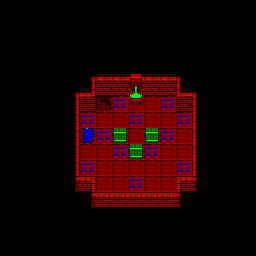

This is a level from a 2D game, rendered from its Tiled map with the project's own tilesets. A one-line summary and the complete map file follow:
An orthogonal 16x16 tile map with 16x16 px tiles, 2 tile layers (BG, Entities), 3 tilesets.

<map version="1.4" tiledversion="1.4.3" orientation="orthogonal" renderorder="right-down" width="16" height="16" tilewidth="16" tileheight="16" infinite="0" nextlayerid="3" nextobjectid="1">
 <tileset firstgid="1" name="tileset_final" tilewidth="16" tileheight="16" tilecount="70" columns="7">
  <image source="../Sprites/3_tile_spritesheet.png" width="112" height="160" />
 </tileset>
 <tileset firstgid="71" name="entity_sprites_final" tilewidth="16" tileheight="16" tilecount="48" columns="12">
  <image source="../Sprites/4_entity_spritesheet.png" width="192" height="64" />
 </tileset>
 <tileset firstgid="119" name="player_sprite_sheet" tilewidth="16" tileheight="16" tilecount="225" columns="75">
  <image source="../Sprites/5_player_spritesheet.png" width="1200" height="48" />
 </tileset>
 <layer id="1" name="BG" width="16" height="16">
  <data>
   <tile />
   <tile />
   <tile />
   <tile />
   <tile />
   <tile />
   <tile />
   <tile />
   <tile />
   <tile />
   <tile />
   <tile />
   <tile />
   <tile />
   <tile />
   <tile />
   <tile />
   <tile />
   <tile />
   <tile />
   <tile />
   <tile />
   <tile />
   <tile />
   <tile />
   <tile />
   <tile />
   <tile />
   <tile />
   <tile />
   <tile />
   <tile />
   <tile />
   <tile />
   <tile />
   <tile />
   <tile />
   <tile />
   <tile />
   <tile />
   <tile />
   <tile />
   <tile />
   <tile />
   <tile />
   <tile />
   <tile />
   <tile />
   <tile />
   <tile />
   <tile />
   <tile />
   <tile />
   <tile />
   <tile />
   <tile />
   <tile />
   <tile />
   <tile />
   <tile />
   <tile />
   <tile />
   <tile />
   <tile />
   <tile />
   <tile />
   <tile />
   <tile />
   <tile />
   <tile gid="22" />
   <tile gid="9" />
   <tile gid="9" />
   <tile gid="3" />
   <tile gid="9" />
   <tile gid="9" />
   <tile gid="23" />
   <tile />
   <tile />
   <tile />
   <tile />
   <tile />
   <tile />
   <tile />
   <tile />
   <tile gid="22" />
   <tile gid="39" />
   <tile gid="29" />
   <tile gid="29" />
   <tile gid="26" />
   <tile gid="29" />
   <tile gid="29" />
   <tile gid="38" />
   <tile gid="23" />
   <tile />
   <tile />
   <tile />
   <tile />
   <tile />
   <tile />
   <tile />
   <tile gid="33" />
   <tile gid="25" />
   <tile gid="65" />
   <tile gid="69" />
   <tile gid="45" />
   <tile gid="47" />
   <tile gid="69" />
   <tile gid="24" />
   <tile gid="34" />
   <tile />
   <tile />
   <tile />
   <tile />
   <tile />
   <tile />
   <tile />
   <tile gid="33" />
   <tile gid="69" />
   <tile gid="47" />
   <tile gid="47" />
   <tile gid="69" />
   <tile gid="47" />
   <tile gid="47" />
   <tile gid="69" />
   <tile gid="34" />
   <tile />
   <tile />
   <tile />
   <tile />
   <tile />
   <tile />
   <tile />
   <tile gid="33" />
   <tile gid="47" />
   <tile gid="69" />
   <tile gid="47" />
   <tile gid="47" />
   <tile gid="47" />
   <tile gid="69" />
   <tile gid="47" />
   <tile gid="34" />
   <tile />
   <tile />
   <tile />
   <tile />
   <tile />
   <tile />
   <tile />
   <tile gid="33" />
   <tile gid="47" />
   <tile gid="47" />
   <tile gid="69" />
   <tile gid="47" />
   <tile gid="69" />
   <tile gid="47" />
   <tile gid="47" />
   <tile gid="34" />
   <tile />
   <tile />
   <tile />
   <tile />
   <tile />
   <tile />
   <tile />
   <tile gid="33" />
   <tile gid="69" />
   <tile gid="47" />
   <tile gid="47" />
   <tile gid="47" />
   <tile gid="47" />
   <tile gid="47" />
   <tile gid="69" />
   <tile gid="34" />
   <tile />
   <tile />
   <tile />
   <tile />
   <tile />
   <tile />
   <tile />
   <tile gid="4" />
   <tile gid="2" />
   <tile gid="47" />
   <tile gid="47" />
   <tile gid="69" />
   <tile gid="47" />
   <tile gid="47" />
   <tile gid="1" />
   <tile gid="5" />
   <tile />
   <tile />
   <tile />
   <tile />
   <tile />
   <tile />
   <tile />
   <tile />
   <tile gid="4" />
   <tile gid="40" />
   <tile gid="40" />
   <tile gid="40" />
   <tile gid="40" />
   <tile gid="40" />
   <tile gid="5" />
   <tile />
   <tile />
   <tile />
   <tile />
   <tile />
   <tile />
   <tile />
   <tile />
   <tile />
   <tile />
   <tile />
   <tile />
   <tile />
   <tile />
   <tile />
   <tile />
   <tile />
   <tile />
   <tile />
   <tile />
   <tile />
   <tile />
   <tile />
   <tile />
   <tile />
   <tile />
   <tile />
   <tile />
   <tile />
   <tile />
   <tile />
   <tile />
   <tile />
   <tile />
   <tile />
   <tile />
   <tile />
   <tile />
   <tile />
   <tile />
   <tile />
   <tile />
   <tile />
   <tile />
   <tile />
   <tile />
   <tile />
   <tile />
   <tile />
   <tile />
   <tile />
   <tile />
  </data>
 </layer>
 <layer id="2" name="Entities" width="16" height="16">
  <data>
   <tile />
   <tile />
   <tile />
   <tile />
   <tile />
   <tile />
   <tile />
   <tile />
   <tile />
   <tile />
   <tile />
   <tile />
   <tile />
   <tile />
   <tile />
   <tile />
   <tile />
   <tile />
   <tile />
   <tile />
   <tile />
   <tile />
   <tile />
   <tile />
   <tile />
   <tile />
   <tile />
   <tile />
   <tile />
   <tile />
   <tile />
   <tile />
   <tile />
   <tile />
   <tile />
   <tile />
   <tile />
   <tile />
   <tile />
   <tile />
   <tile />
   <tile />
   <tile />
   <tile />
   <tile />
   <tile />
   <tile />
   <tile />
   <tile />
   <tile />
   <tile />
   <tile />
   <tile />
   <tile />
   <tile />
   <tile />
   <tile />
   <tile />
   <tile />
   <tile />
   <tile />
   <tile />
   <tile />
   <tile />
   <tile />
   <tile />
   <tile />
   <tile />
   <tile />
   <tile />
   <tile />
   <tile />
   <tile />
   <tile />
   <tile />
   <tile />
   <tile />
   <tile />
   <tile />
   <tile />
   <tile />
   <tile />
   <tile />
   <tile />
   <tile />
   <tile />
   <tile />
   <tile />
   <tile />
   <tile />
   <tile />
   <tile />
   <tile />
   <tile />
   <tile />
   <tile />
   <tile />
   <tile />
   <tile />
   <tile />
   <tile />
   <tile />
   <tile />
   <tile />
   <tile />
   <tile />
   <tile />
   <tile />
   <tile />
   <tile />
   <tile />
   <tile />
   <tile />
   <tile />
   <tile />
   <tile />
   <tile />
   <tile />
   <tile />
   <tile />
   <tile />
   <tile />
   <tile />
   <tile />
   <tile />
   <tile />
   <tile />
   <tile />
   <tile />
   <tile />
   <tile />
   <tile />
   <tile />
   <tile gid="231" />
   <tile />
   <tile gid="83" />
   <tile />
   <tile gid="83" />
   <tile />
   <tile />
   <tile />
   <tile />
   <tile />
   <tile />
   <tile />
   <tile />
   <tile />
   <tile />
   <tile />
   <tile />
   <tile />
   <tile />
   <tile gid="83" />
   <tile />
   <tile />
   <tile />
   <tile />
   <tile />
   <tile />
   <tile />
   <tile />
   <tile />
   <tile />
   <tile />
   <tile />
   <tile />
   <tile />
   <tile />
   <tile />
   <tile />
   <tile />
   <tile />
   <tile />
   <tile />
   <tile />
   <tile />
   <tile />
   <tile />
   <tile />
   <tile />
   <tile />
   <tile />
   <tile />
   <tile />
   <tile />
   <tile />
   <tile />
   <tile />
   <tile />
   <tile />
   <tile />
   <tile />
   <tile />
   <tile />
   <tile />
   <tile />
   <tile />
   <tile />
   <tile />
   <tile />
   <tile />
   <tile />
   <tile />
   <tile />
   <tile />
   <tile />
   <tile />
   <tile />
   <tile />
   <tile />
   <tile />
   <tile />
   <tile />
   <tile />
   <tile />
   <tile />
   <tile />
   <tile />
   <tile />
   <tile />
   <tile />
   <tile />
   <tile />
   <tile />
   <tile />
   <tile />
   <tile />
   <tile />
   <tile />
   <tile />
   <tile />
   <tile />
   <tile />
   <tile />
   <tile />
   <tile />
   <tile />
   <tile />
   <tile />
   <tile />
   <tile />
   <tile />
   <tile />
   <tile />
   <tile />
   <tile />
   <tile />
   <tile />
   <tile />
   <tile />
   <tile />
   <tile />
   <tile />
   <tile />
   <tile />
   <tile />
  </data>
 </layer>
</map>